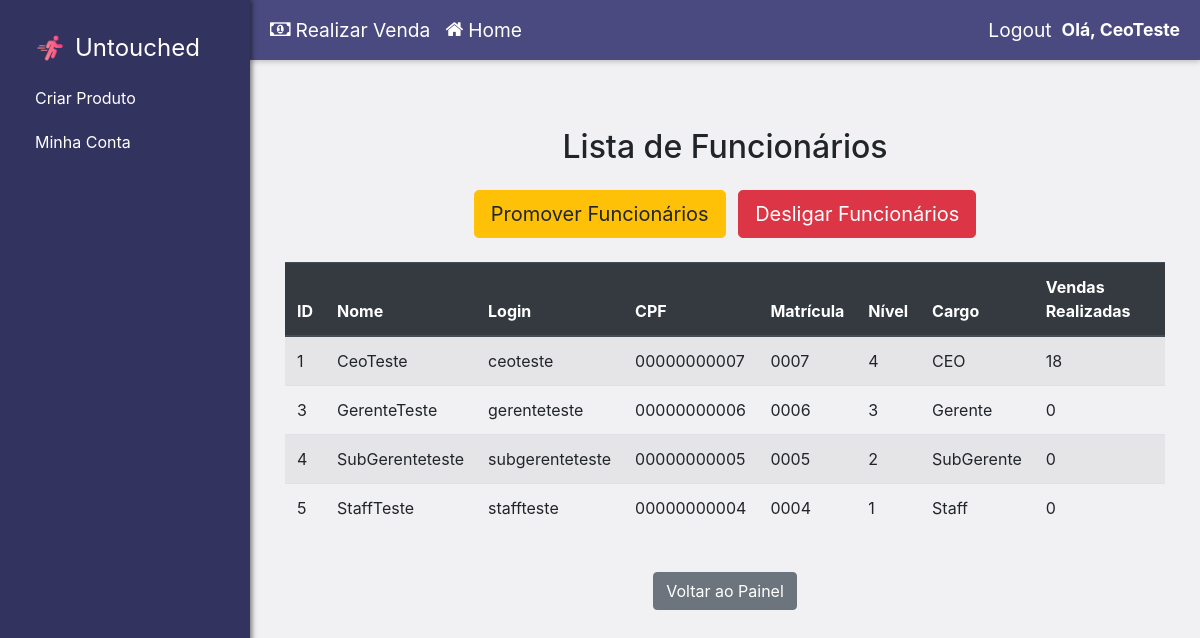
Page /gerenciar_funcionarios (signed in) on the earlier database version.
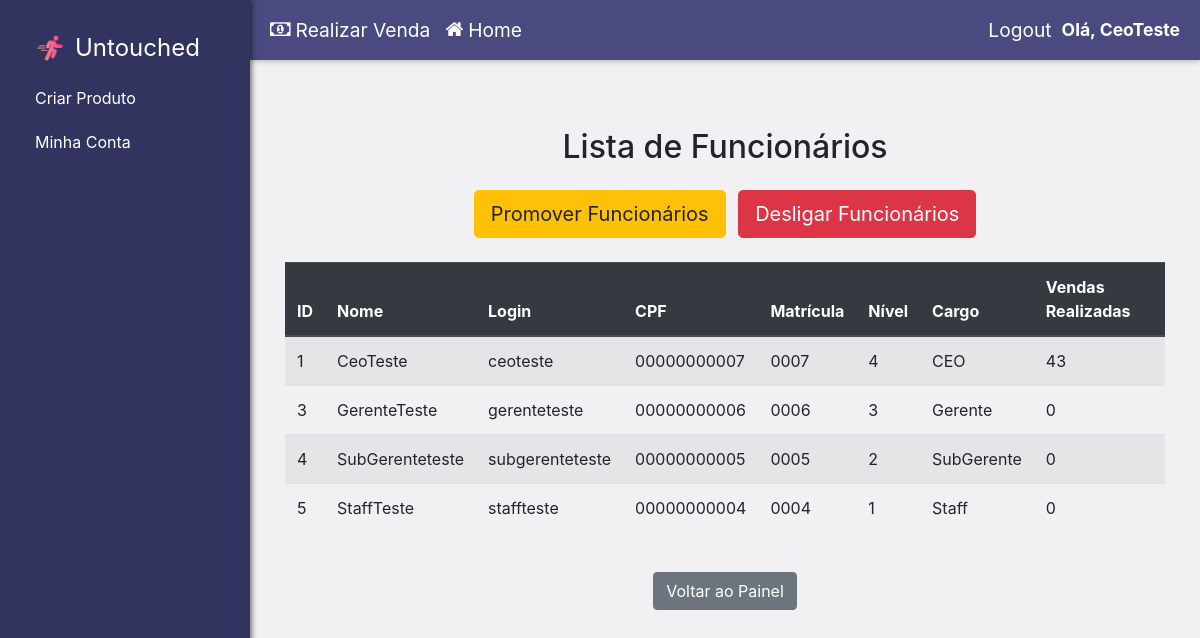
Same page on the later database version.
### website/model/Users/User.py (models this page shows, shortened)
class User(db.Model, UserMixin):
    __tablename__ = 'usuario'
    _id = db.Column('id', db.Integer, primary_key=True)
    nome = db.Column(db.String(100))
    cpf = db.Column(db.String(11))
    tipo_usuario = db.Column(db.Integer)
    login = db.Column(db.String(20))
    senha = db.Column(db.String(255))
    __mapper_args__ = {
        'polymorphic_on': tipo_usuario
    }
    @property
    def id(self):
        return self._id

### website/controller/homeController.py (the view)
@homeC.route('/gerenciar_funcionarios', methods=['GET'])
@login_required
def gerenciar_funcionarios():
    if not (current_user.is_authenticated and current_user.nivel == 4):
        print("Você não tem permissão para visualizar a lista de funcionários.", 'danger')
        return redirect(url_for('homeC.home_funcionario')) # Redireciona para o painel de funcionario
    funcionarios = UserDatabaseService.listar_funcionarios() # Obtenha todos os funcionários
    return render_template('gerenciar_funcionarios.html', funcionarios=funcionarios)

### website/service/UserDatabaseService.py (called while the page is built)
    @staticmethod
    def listar_funcionarios(exclude_ceo=False): # Adicionar opção para excluir CEO
        query = Funcionario.query # Isso já filtra para Funcionario e suas subclasses
        if exclude_ceo:
            query = query.filter(User.tipo_usuario != 7) # Filtra onde tipo_usuario não é 7 (CEO)
        return query.all()

### website/templates/gerenciar_funcionarios.html (shortened to what this page needs)
{% extends 'layout.html' %}
{% block content %}
<div class="container mt-5">
    <h2 class="mb-4 text-center">Lista de Funcionários</h2>
    {% if current_user.is_authenticated and current_user.nivel == 4 %}
    <div class="text-center mb-4">
        <a href="{{ url_for('homeC.promover_funcionario_page') }}" class="btn btn-warning btn-lg mr-2">Promover Funcionários</a>
        <a href="{{ url_for('homeC.desligar_funcionario_page') }}" class="btn btn-danger btn-lg">Desligar Funcionários</a>
    </div>
    {% endif %}
    <div class="table-responsive">
        <table class="table table-striped table-hover">
            <thead class="thead-dark">
                <tr>
                    <th>ID</th>
                    <th>Nome</th>
                    <th>Login</th>
                    <th>CPF</th>
                    <th>Matrícula</th>
                    <th>Nível</th>
                    <th>Cargo</th>
                    <th>Vendas Realizadas</th>
                </tr>
            </thead>
            <tbody>
                {% for funcionario in funcionarios %}
                <tr>
                    <td>{{ funcionario.id }}</td>
                    <td>{{ funcionario.nome }}</td>
                    <td>{{ funcionario.login }}</td>
                    <td>{{ funcionario.cpf }}</td>
                    <td>{{ funcionario.matricula if funcionario.matricula is not none else 'N/A' }}</td>
                    <td>{{ funcionario.nivel if funcionario.nivel is not none else 'N/A' }}</td>
                    <td>
                        {% if funcionario.tipo_usuario == 4 %}Staff
                        {% elif funcionario.tipo_usuario == 5 %}SubGerente
                        {% elif funcionario.tipo_usuario == 6 %}Gerente
                        {% elif funcionario.tipo_usuario == 7 %}CEO
                        {% else %}Func. Desconhecido ({{ funcionario.tipo_usuario }})
                        {% endif %}
                    </td>
                    <td>{{ funcionario.numero_vendas if funcionario.numero_vendas is not none else '0' }}</td>
                </tr>
                {% else %}
                <tr>
                    <td colspan="8" class="text-center">Nenhum funcionário cadastrado no sistema.</td>
                </tr>
                {% endfor %}
            </tbody>
        </table>
    </div>
    <div class="text-center mt-4">
        <a href="{{ url_for('homeC.home_funcionario') }}" class="btn btn-secondary">Voltar ao Painel</a>
    </div>
</div>
{% endblock %}

### website/templates/layout.html (shortened to what this page needs)
<!DOCTYPE html>
<html>
<head>
    <link
        rel="stylesheet"
        href="https://stackpath.bootstrapcdn.com/bootstrap/4.4.1/css/bootstrap.min.css"
    />
    <link
        rel="stylesheet"
        href="https://stackpath.bootstrapcdn.com/font-awesome/4.7.0/css/font-awesome.min.css"
    />
</head>
<body>
    <div class="sidebar">
        <div class="navbar-nav">
            <a class="navbar-brand" href="{{ url_for('homeC.home') }}">
                <img src="{{ url_for('static', filename='images/logo.png') }}" alt="Nossa Logo" height="30">
                <span style="font-size: 1.2em;">Untouched</span>
            </a>
            {% block sidebar_specific_content %}
                {% if current_user.is_authenticated and current_user.tipo_usuario >= 5 %}
                    <a class="nav-item nav-link" href="{{ url_for('productC.criar_produto') }}">Criar Produto</a>
                {% endif %}
                {% if current_user.is_authenticated%}
                    {%if current_user.tipo_usuario > 2%}
                        <a class="nav-item nav-link" href="{{ url_for('homeC.home_funcionario') }}">Minha Conta</a>
                    {%else%}
                        <a class="nav-item nav-link" href="{{ url_for('homeC.home_cliente') }}">Minha Conta</a>
                    {%endif%}
                {%else%}
                    <a class="nav-item nav-link" href="{{ url_for('loginC.login_page') }}">Login</a>
                    <a class="nav-item nav-link" href="{{ url_for('signC.sign_up') }}">Sign Up</a>
                {% endif %}
            {% endblock %}
        </div>
    </div>
    <div class="main-content-area">
        <div class="topbar">
            <div class="welcome-section">
                {% if current_user.is_authenticated %}
                {% if current_user.is_authenticated and current_user.tipo_usuario > 3 %}
                    <a class="cart-link" href="{{ url_for('vendaC.carrinho_venda') }}">
                        <i class="fa fa-money"></i> Realizar Venda
                    </a>
                {% endif %}
                {%endif%}
                <a class="home-link" href="{{ url_for('homeC.home') }}">
                    <i class="fa fa-home"></i> Home
                </a>
            </div>
            <div class="auth-info">
                {% if current_user.is_authenticated %}
                    <a class="auth-link" href="{{ url_for('loginC.logout') }}">Logout</a>
                    <span class="welcome-message">Olá, {{ current_user.nome }}</span>
                {% else %}
                    <a class="auth-link" href="{{ url_for('loginC.login_page') }}">Login</a>
                    <a class="auth-link" href="{{ url_for('signC.sign_up') }}">Sign Up</a>
                {% endif %}
            </div>
        </div>
        <div class="content-wrapper">
          {% block content %}
          {% endblock %}
        </div>
    </div>
</body>
</html>

### website/templates/layout.html (style rules this page uses)
body { display: flex; min-height: 100vh; margin: 0; background-color: #eeeef0c5; }
.sidebar { width: 250px; flex-shrink: 0; background-color: #333360; color: white; padding: 20px; box-shadow: 2px 0 5px rgba(0,0,0,0.5); position: sticky; top: 0; height: 100vh; overflow-y: auto; display: flex; flex-direction: column; }
.sidebar .navbar-brand, .sidebar .nav-link { color: white !important; padding: 10px 15px; display: flex; align-items: center; text-decoration: none; }
.sidebar .navbar-brand img { margin-right: 10px; }
.main-content-area { flex-grow: 1; display: flex; flex-direction: column; }
.topbar { background-color: #4a4a80; color: white; padding: 10px 20px; display: flex; justify-content: space-between; align-items: center; box-shadow: 0 2px 5px rgba(0,0,0,0.2); height: 60px; flex-shrink: 0; }
.topbar .welcome-section { display: flex; align-items: center; gap: 15px; }
.topbar .welcome-message { font-size: 1.1em; font-weight: bold; }
.topbar .home-link, .topbar .cart-link, .topbar .auth-link, .topbar .my-account-link { color: white !important; text-decoration: none; font-size: 1.2em; display: flex; align-items: center; transition: color 0.2s ease-in-out; }
.topbar .home-link i, .topbar .cart-link i { margin-right: 5px; }
.topbar .auth-info { display: flex; align-items: center; gap: 10px; }
.content-wrapper { flex-grow: 1; padding: 20px; }

Differences in the rows shown:
changed User "CeoTeste": numero_vendas "18" → "43"
